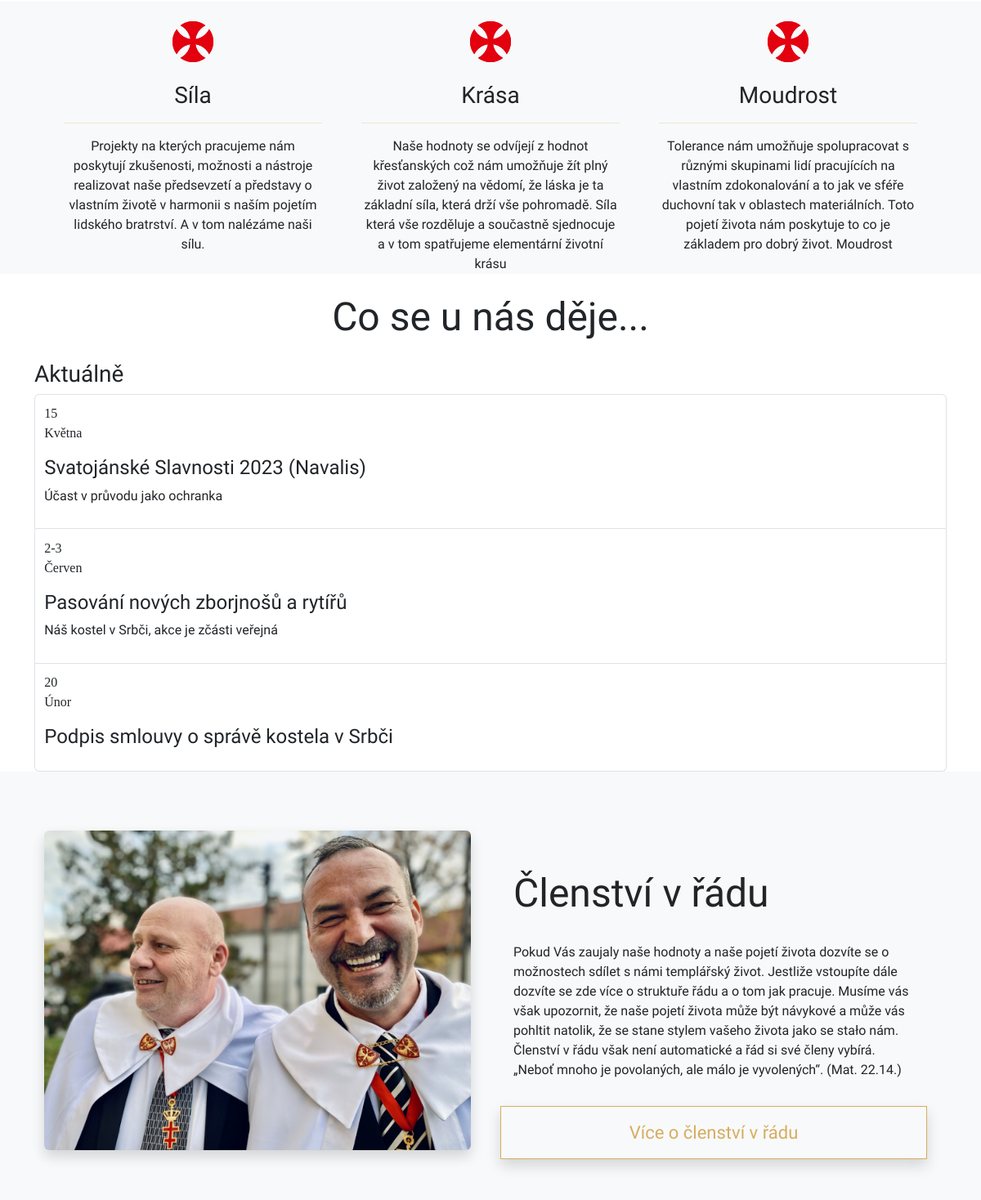
Before: / (middle part) with the older database file.
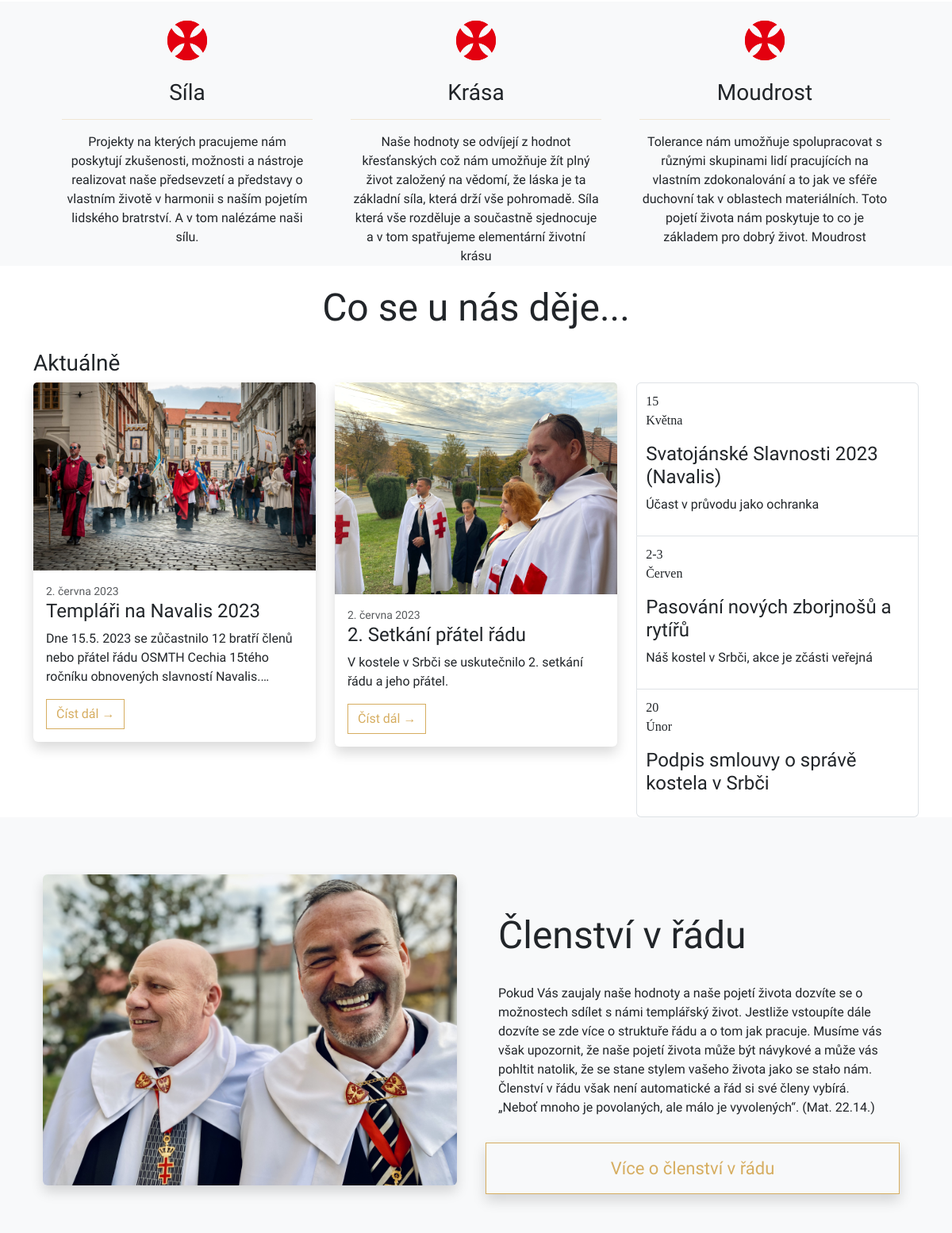
After: the same page with the newer database file.
### web/models.py (models this page shows, shortened)
class Article(models.Model):
    options = (
        ("draft","Draft"),
        ("published","Published"),
    )
    title = models.CharField(max_length=255)
    pub_date = models.DateField(auto_now=True, editable=True, verbose_name="Published date")
    updated = models.DateTimeField(auto_now=True)
    slug = AutoSlugField(populate_from = "title", unique_with="pub_date__month")
    author = models.ForeignKey(User, on_delete=models.CASCADE)
    status = models.CharField(max_length=10, choices=options, default="draft")
    image = models.ImageField(null=True, blank=True, upload_to="images/")
    content = models.TextField()

### web/views.py (the view)
# urls.py: path('', views.home_page, name="home"),
def home_page(request):
    articles = Article.objects.filter(status="published")[0:2]
    context = {"articles":articles}
    return render(request, "homepage.html",context)

### templates/homepage.html (shortened to what the changed rows need)
{% extends 'base.html' %}
{% load static %}
{% block content %}
<section class="bg-white py-10">
  <div class="container ">
    <div class="my-4 "><h2 class="callout display-5 text-center">Co se u nás děje...</h2></div>
    <div class="row">
        {% for a in articles %}
        <div class="col-md ">
          <div class="card mb-4 shadow">
            <a href="#!"><img class="card-img-top" src="{{a.image.url}}" alt="{{a.title}}"></a>
            <div class="card-body">
                <div class="small text-muted">{{a.pub_date}}</div>
                <h2 class="card-title h4">{{a.title}}</h2>
                <p class="card-text">{{a.content |truncatechars:120 }}</p>
                <a class="btn custom-button-article btn-danger" href="{% url 'web:blog_detail' a.slug %}">Číst dál →</a>
            </div>
          </div>
        </div>
        {% endfor %}
  </div>
</section>
{% endblock content %}

Changed rows visible on the page:
added Article: image (picture), pub_date "2. června 2023", title "Templáři na Navalis 2023", content "Dne 15.5. 2023 se zůčastnilo 12 bratří členů nebo přátel řádu OSMTH Cechia 15tého ročníku obnovených slavností Navalis.…"
added Article: image (picture), pub_date "2. června 2023", title "2. Setkání přátel řádu", content "V kostele v Srbči se uskutečnilo 2. setkání řádu a jeho přátel."
